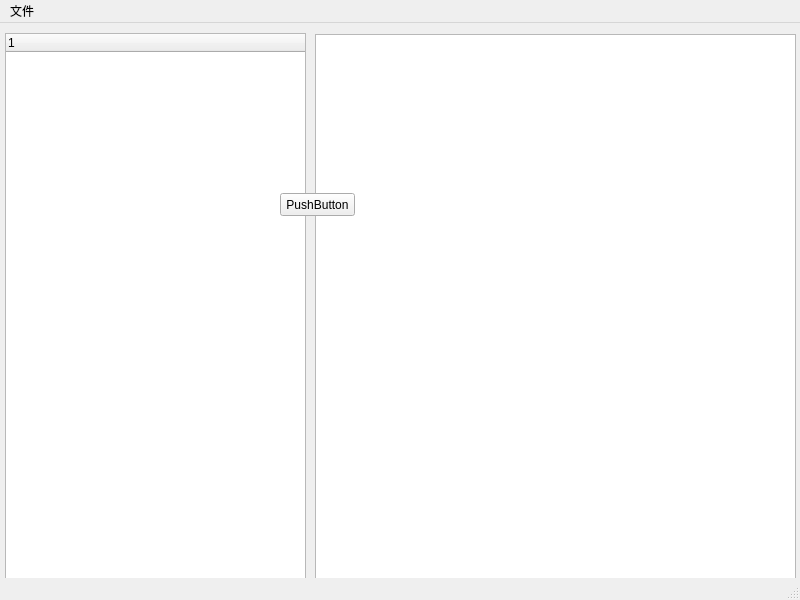
<?xml version="1.0" encoding="UTF-8"?>
<ui version="4.0">
 <class>MainWindow</class>
 <widget class="QMainWindow" name="MainWindow">
  <property name="geometry">
   <rect>
    <x>0</x>
    <y>0</y>
    <width>800</width>
    <height>600</height>
   </rect>
  </property>
  <property name="windowTitle">
   <string>MainWindow</string>
  </property>
  <widget class="QWidget" name="centralwidget">
   <widget class="QTreeWidget" name="treeWidget">
    <property name="geometry">
     <rect>
      <x>5</x>
      <y>10</y>
      <width>301</width>
      <height>561</height>
     </rect>
    </property>
    <column>
     <property name="text">
      <string notr="true">1</string>
     </property>
    </column>
   </widget>
   <widget class="QTableWidget" name="tableWidget">
    <property name="geometry">
     <rect>
      <x>315</x>
      <y>11</y>
      <width>481</width>
      <height>551</height>
     </rect>
    </property>
   </widget>
   <widget class="QPushButton" name="pushButton">
    <property name="geometry">
     <rect>
      <x>280</x>
      <y>170</y>
      <width>75</width>
      <height>23</height>
     </rect>
    </property>
    <property name="text">
     <string>PushButton</string>
    </property>
   </widget>
  </widget>
  <widget class="QMenuBar" name="menubar">
   <property name="geometry">
    <rect>
     <x>0</x>
     <y>0</y>
     <width>800</width>
     <height>17</height>
    </rect>
   </property>
   <widget class="QMenu" name="menu">
    <property name="title">
     <string>文件</string>
    </property>
    <addaction name="action"/>
   </widget>
   <addaction name="menu"/>
  </widget>
  <widget class="QStatusBar" name="statusbar"/>
  <action name="action">
   <property name="text">
    <string>打开</string>
   </property>
  </action>
 </widget>
 <resources/>
 <connections>
  <connection>
   <sender>pushButton</sender>
   <signal>clicked()</signal>
   <receiver>MainWindow</receiver>
   <slot>repaint()</slot>
   <hints>
    <hint type="sourcelabel">
     <x>310</x>
     <y>199</y>
    </hint>
    <hint type="destinationlabel">
     <x>311</x>
     <y>218</y>
    </hint>
   </hints>
  </connection>
 </connections>
</ui>
